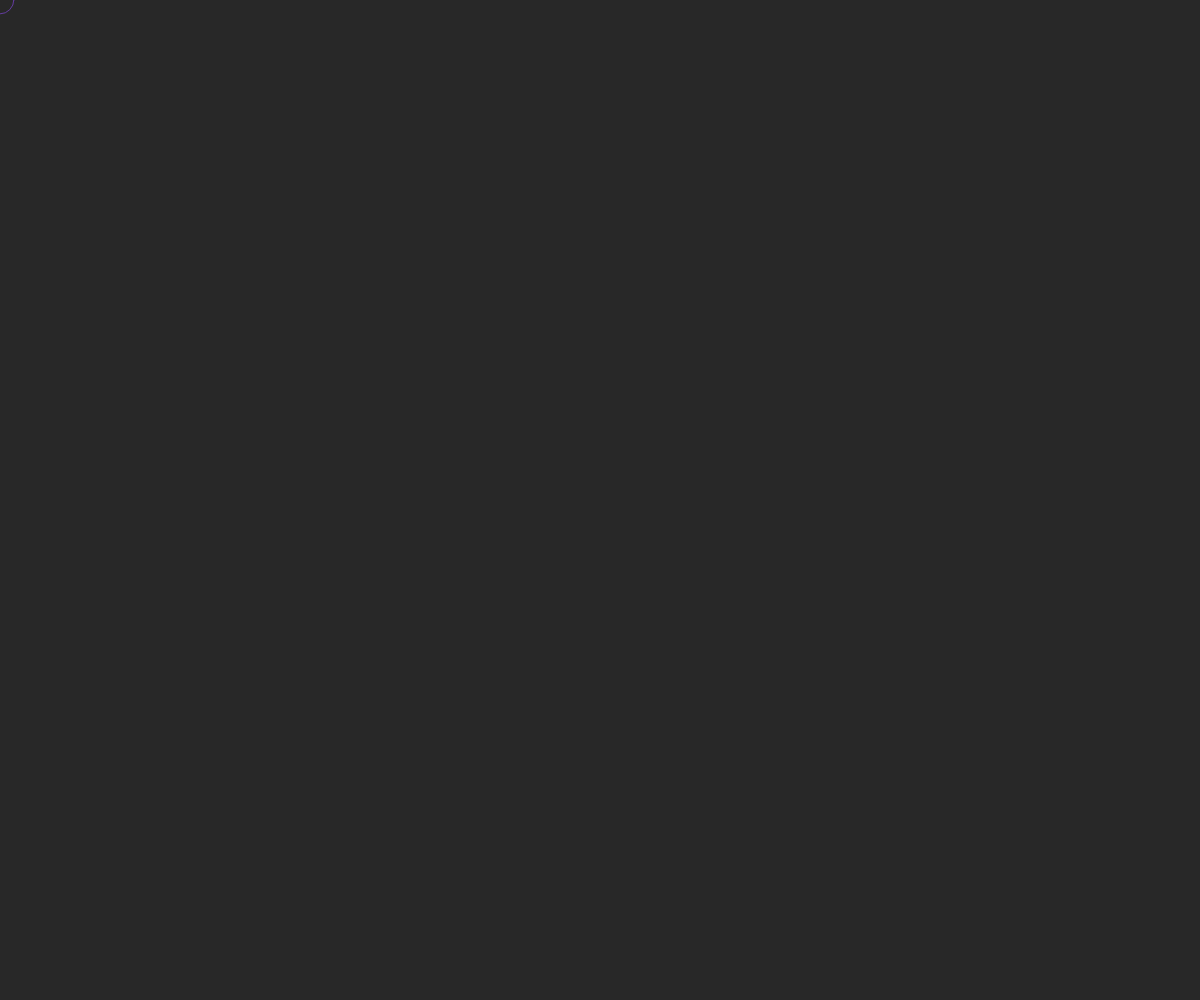
Frame 1 (no input)
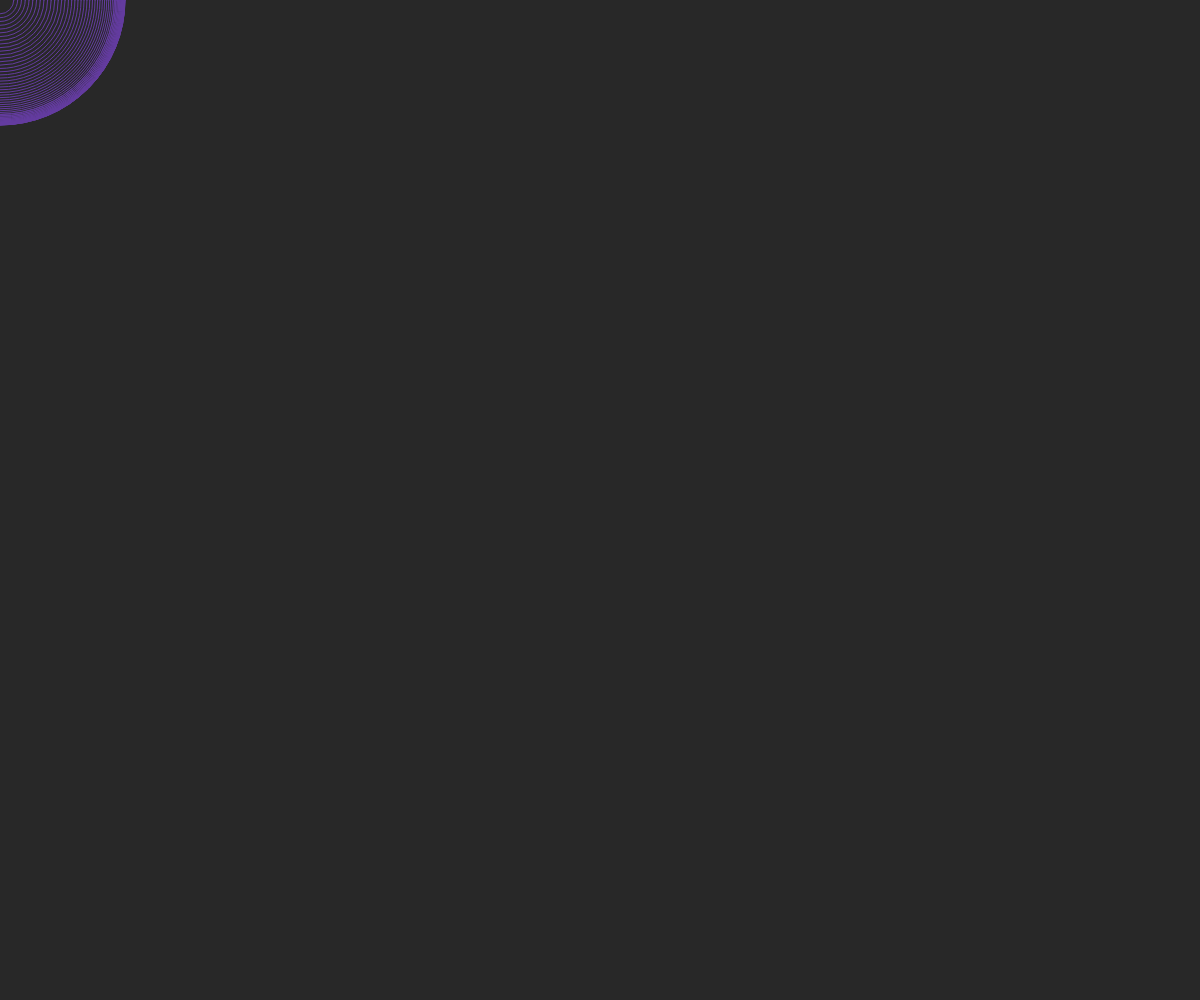
Frame 60 (no input)
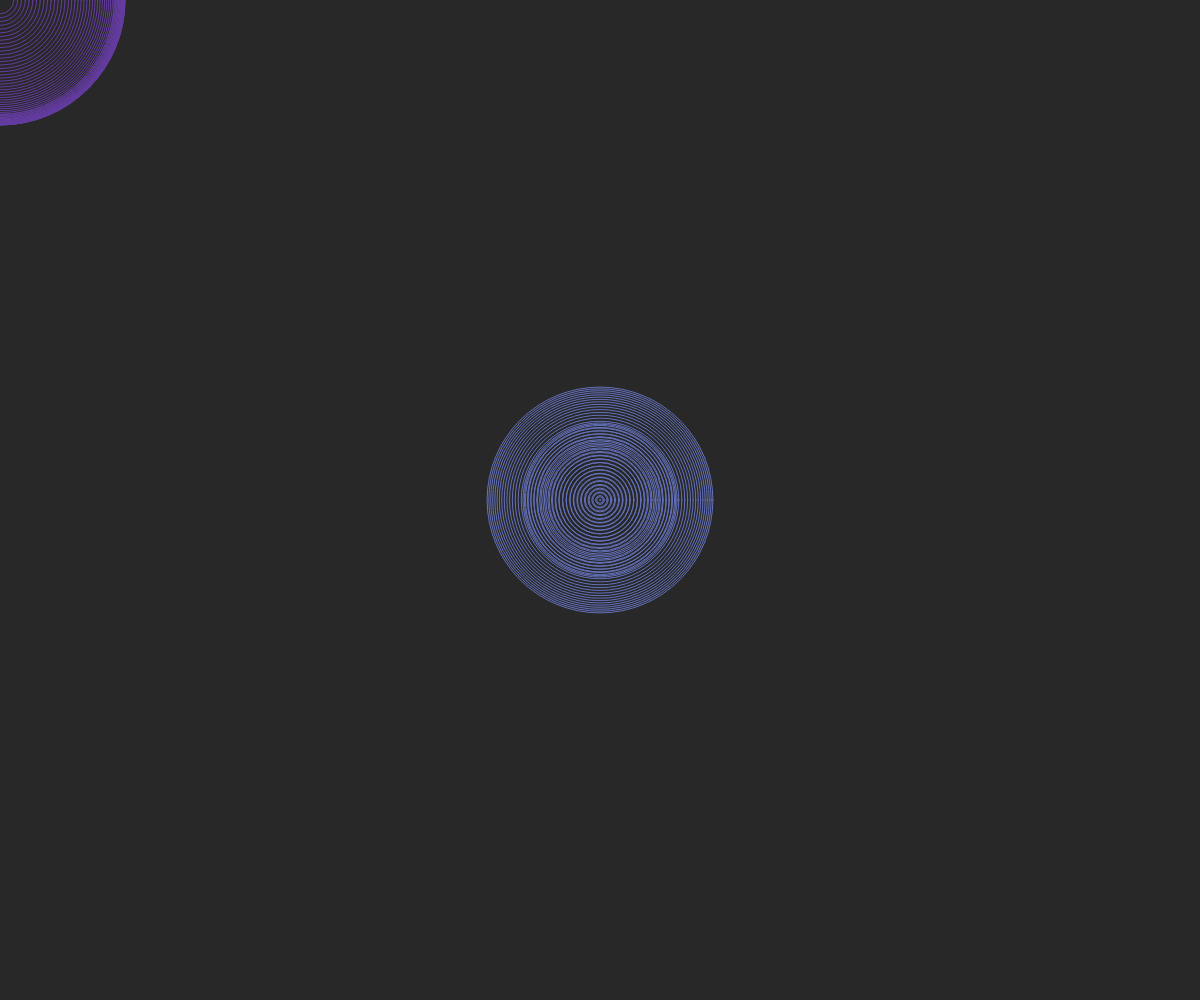
Frame 120 (the mouse pressed at the canvas centre since frame 60)

The p5.js sketch that drew these frames (run headless with seeded random() and noise() and a simulated clock; from frame 60 on, the mouse is pressed at the canvas centre):

// p5.js sketch
// ── sketch.js
function setup() {
  createCanvas(windowWidth, windowHeight);
  background(40);
}

function draw() {
  r = map(mouseX, 0, windowWidth, 30, 255);
  g = map(mouseY, 0, windowWidth, 60, 190);
  b = map(mouseY, 0, windowHeight, 160, 220);

  noCursor();
  noFill();
  stroke(100, g, b);
  // ellipse(mouseX, mouseY, mouseY/2, mouseY/2);
  var circleSize = 20;
  var circleDynamic = sin(frameCount/30)*230;
  ellipse (mouseX, mouseY, circleSize + circleDynamic, circleSize + circleDynamic);
}

function mousePressed() {
  circleSize = 0;
}
